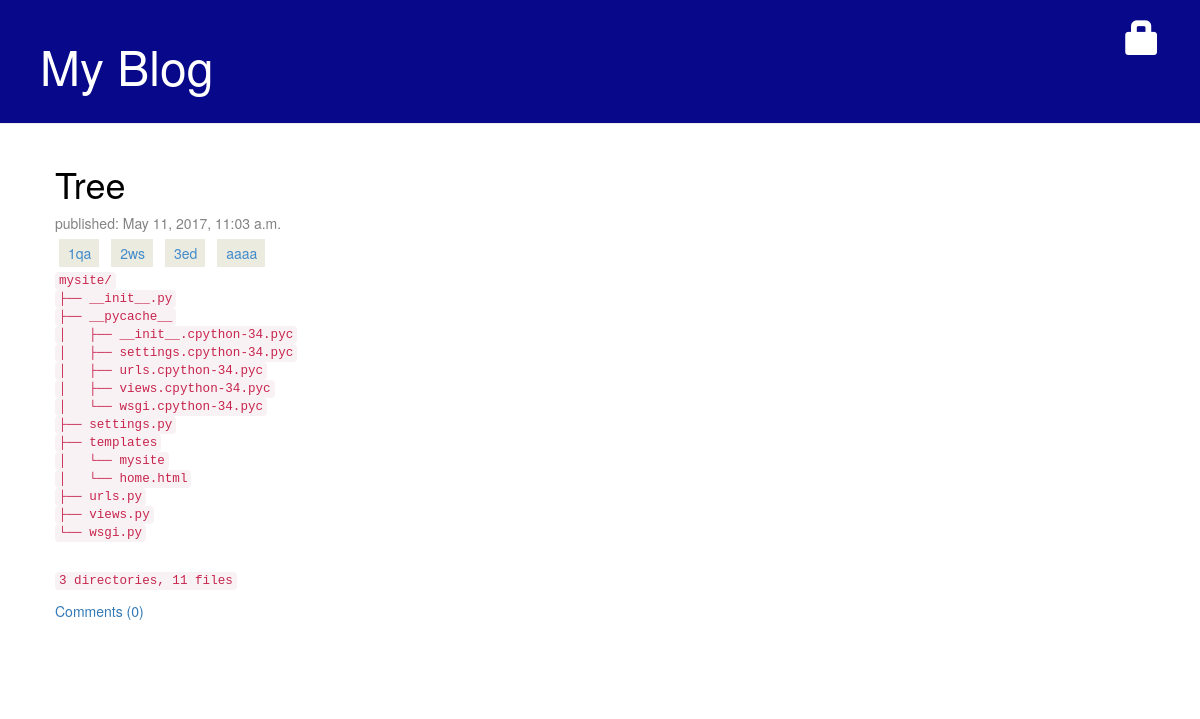
/blog/posts/tag/44/, run on the app's committed database.
### blog/models.py (models this page shows, shortened)
class Post(models.Model):
    author = models.ForeignKey('auth.User')
    title = models.CharField(max_length=200)
    text = models.TextField()
    created_date = models.DateTimeField(
            default=timezone.now)
    published_date = models.DateTimeField(
            blank=True, null=True)
    tags = models.ManyToManyField(Tag, related_name='tags')
    def approved_comments(self):
        return self.comments.filter(approved_comment=True)

class Tag(models.Model):
    name = models.CharField(max_length=200, blank=True, null=True)

### blog/views.py (the view)
# urls.py: url(r'^posts/tag/(?P<tag_pk>\d+)/$', views.posts_list_by_tag, name='posts_list_by_tag'),
def posts_list_by_tag(request, tag_pk):
    try:
        posts =  Post.objects.filter(published_date__lte=timezone.now()).order_by('-published_date').filter(tags=tag_pk)
    except ObjectDoesNotExist:
        print("Error!!!")
    return render(request, 'blog/posts_tag_list.html', {'posts': posts})

### blog/templates/blog/posts_tag_list.html (shortened to what this page needs)
{% extends 'blog/base.html' %}
{% block content %}
	{% for post in posts %}
		<div class="post">
        		<h1><a href="{% url 'post_detail' pk=post.pk %}">{{ post.title }}</a></h1>
			<div class="date">
                        <p>published: {{ post.published_date }}</p>
			</div>
                        <div class="tags">
                        {% for tag in post.tags.all %}
                        <span class="mytag">{{ tag.name }}</span>
                        {% endfor %}
                        </div>
	                <p>{{ post.text|safe | linebreaksbr }}</p>
			<a href="{% url 'post_detail' pk=post.pk %}">Comments ({{ post.approved_comments.count}})</a>
		</div>
	{% endfor %}
{% endblock %}

### blog/static/css/blog.css (style rules this page uses)
.date { color: #828282; }
.tags { margin: 6px 6px 6px 6px; }
.mytag { background-color: #ebebe0; color: #428bca; margin: 10px 10px 0px -2px; padding: 4px 8px 4px 9px; }
.post { margin-bottom: 70px; }
.post h1 a, .post h1 a:visited { color: #000000; }

### data on the page
Post: title "Tree", published_date "May 11, 2017, 11:03 a.m.", text "mysite/ ├── __init__.py ├── __pycache__ │ ├── __init__.cpython-34.pyc │ ├── settings.cpython-34.pyc │ ├── urls.cpython-34.pyc │ ├── views.cpython-34.pyc │ └── wsgi.cpython-34.pyc ├── settings.py ├── templates │ └── mysite │ └── home.html ├── urls.py ├── views.py └── wsgi.py 3 directories, 11 files", approved_comments.count "0"
Tag: name "1qa"
Tag: name "2ws"
Tag: name "3ed"
Tag: name "aaaa"
